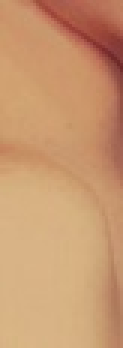
//> input picture EMSkin/skin.jpg, 41 x 116 px (shown 3 times larger)
$ ./main ../EMSkin/skin.jpg   (built with g++ and OpenCV 4)
//> lines starting //> are read from the running program, lines starting //| are printed output that depends on the picture; after the words box and inside, x2 and y2 are one past the last pixel; in counts of white or black regions, pixels touching at a corner belong together
#include "opencv2/highgui/highgui.hpp"
#include "opencv2/imgproc/imgproc.hpp"
#include "opencv2/features2d/features2d.hpp"
#include <iostream>
#include <stdio.h>
#include <stdlib.h>

cv::Mat image;
int thresh = 15;
int max_thresh = 50;

int intSigmaBig = 70;
int intMaxSigmaBig = 120;

int intSigmaSmall = 60;
int intMaxSigmaSmall = 120;

char* source_window = "Source image";

void filterDoG( int, void* );

int main( int argc, char** argv )
{
  if( argc != 2 ) {
    std::cerr << "Usage: " << argv[0] << " <InputImage>" << std::endl;
    return EXIT_FAILURE;
  }

  image = cv::imread( argv[1], 1 );
//> image is the input picture: 116 rows x 41 cols, CV_8UC3; mean B, G, R 112, 152.2, 201.3
  if(!image.data) {
    return EXIT_FAILURE;
  }

  cv::namedWindow( source_window, CV_WINDOW_AUTOSIZE );
  cv::createTrackbar( "sigmaBig: ", source_window, &intSigmaBig, intMaxSigmaBig, filterDoG );
  cv::createTrackbar( "sigmaSmall: ", source_window, &intSigmaSmall, intMaxSigmaSmall, filterDoG );
  cv::createTrackbar( "Threshold: ", source_window, &thresh, max_thresh, filterDoG );
  cv::imshow( source_window, image );

  filterDoG(0, 0);

  cv::waitKey(0);
  return EXIT_SUCCESS;
}

void filterDoG( int, void* )
{
  cv::Mat filterResponse;
  float sigmaBig = intSigmaBig / 10.0f;
  float sigmaSmall = intSigmaSmall / 100.0f;

  // sigma = 0.3*((ksize-1)*0.5 - 1) + 0.8
  int ksize = ceilf((sigmaBig-0.8f)/0.3f)*2 + 3;

  cv::Mat gauBig = cv::getGaussianKernel(ksize, sigmaBig, CV_32F);
  cv::Mat gauSmall = cv::getGaussianKernel(ksize, sigmaSmall, CV_32F);

  cv::Mat DoG = gauSmall - gauBig;
  cv::sepFilter2D(image, filterResponse, CV_32F, DoG.t(), DoG);
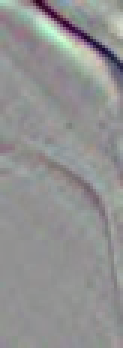
//> filterResponse: 116 rows x 41 cols, CV_32FC3 (shown 3 times larger); mean B, G, R 0.000339, 0.000429, 0.000152; drawn with min black and max white

  filterResponse = cv::abs(filterResponse);
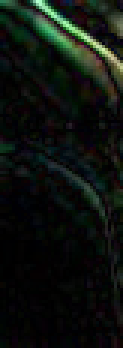
//> filterResponse: 116 rows x 41 cols, CV_32FC3 (shown 3 times larger); mean B, G, R 1.5, 2, 1.5; drawn with min black and max white

  std::cout << thresh << " : " << sigmaBig << " : " << sigmaSmall << std::endl;

  cv::Mat dst = image.clone();

  for( int j = 0; j < filterResponse.rows ; j++ ) {
    for( int i = 0; i < filterResponse.cols; i++ ) {
      cv::Vec3f absPixel  = filterResponse.at<cv::Vec3f>(j, i);

      if( (absPixel[0]+absPixel[1]+absPixel[2])/3 >= thresh ) {
        circle( dst, cv::Point( i, j ), 1, cv::Scalar(0, 0, 255), 2, 8, 0 );
      }
    }
  }
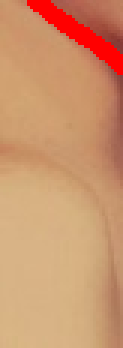
//> dst: 116 rows x 41 cols, CV_8UC3 (shown 3 times larger); 4.5% of pixels changed, all inside (x1, y1, x2, y2) = (9, 0, 41, 25)

  cv::resize(dst, dst, cv::Size(round(700 * dst.cols/dst.rows), 700));
//> dst: 700 rows x 247 cols, CV_8UC3

  cv::namedWindow( source_window, CV_WINDOW_AUTOSIZE );
  cv::imshow( source_window, dst );
}
